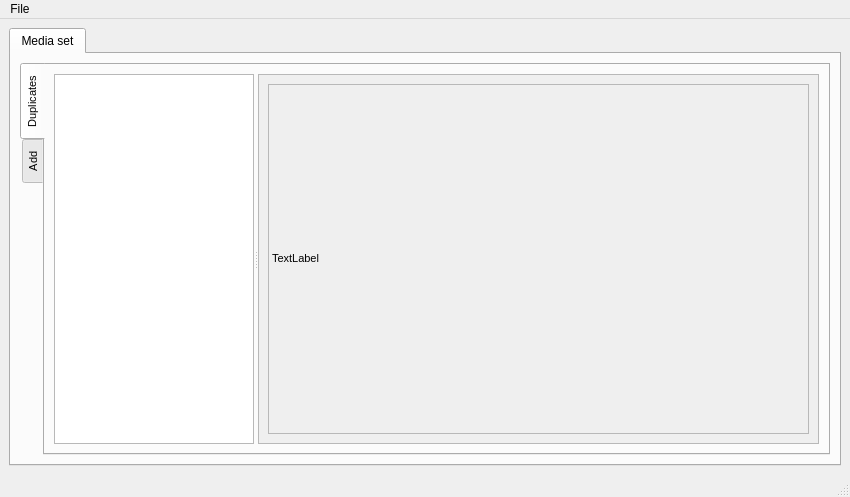
<?xml version="1.0" encoding="UTF-8"?>
<ui version="4.0">
 <class>cfm_window</class>
 <widget class="QMainWindow" name="cfm_window">
  <property name="geometry">
   <rect>
    <x>0</x>
    <y>0</y>
    <width>850</width>
    <height>497</height>
   </rect>
  </property>
  <property name="windowTitle">
   <string>Camera Files Manager</string>
  </property>
  <widget class="QWidget" name="centralwidget">
   <layout class="QVBoxLayout" name="verticalLayout_2">
    <item>
     <layout class="QVBoxLayout" name="verticalLayout">
      <item>
       <widget class="QTabWidget" name="media_set_tab">
        <property name="currentIndex">
         <number>0</number>
        </property>
        <widget class="QWidget" name="media_set">
         <attribute name="title">
          <string>Media set</string>
         </attribute>
         <layout class="QVBoxLayout" name="verticalLayout_3">
          <item>
           <widget class="QSplitter" name="splitter">
            <property name="orientation">
             <enum>Qt::Horizontal</enum>
            </property>
            <widget class="QTabWidget" name="tabWidget">
             <property name="font">
              <font>
               <pointsize>8</pointsize>
               <weight>50</weight>
               <bold>false</bold>
               <stylestrategy>PreferDefault</stylestrategy>
              </font>
             </property>
             <property name="tabPosition">
              <enum>QTabWidget::West</enum>
             </property>
             <property name="tabShape">
              <enum>QTabWidget::Rounded</enum>
             </property>
             <property name="currentIndex">
              <number>0</number>
             </property>
             <property name="elideMode">
              <enum>Qt::ElideNone</enum>
             </property>
             <property name="documentMode">
              <bool>false</bool>
             </property>
             <property name="tabsClosable">
              <bool>false</bool>
             </property>
             <property name="movable">
              <bool>false</bool>
             </property>
             <widget class="QWidget" name="duplicates">
              <attribute name="icon">
               <iconset>
                <normaloff>C:/Users/g555329/Desktop/hopstarter-soft-scraps-button-add.ico</normaloff>C:/Users/g555329/Desktop/hopstarter-soft-scraps-button-add.ico</iconset>
              </attribute>
              <attribute name="title">
               <string>Duplicates</string>
              </attribute>
              <layout class="QHBoxLayout" name="horizontalLayout">
               <item>
                <widget class="QSplitter" name="splitter_2">
                 <property name="orientation">
                  <enum>Qt::Horizontal</enum>
                 </property>
                 <widget class="QListWidget" name="duplicate_type_list">
                  <property name="maximumSize">
                   <size>
                    <width>200</width>
                    <height>16777215</height>
                   </size>
                  </property>
                 </widget>
                 <widget class="QScrollArea" name="scrollbar_thumbnails">
                  <property name="styleSheet">
                   <string notr="true"/>
                  </property>
                  <property name="widgetResizable">
                   <bool>true</bool>
                  </property>
                  <widget class="QWidget" name="scrollAreaWidgetContents">
                   <property name="geometry">
                    <rect>
                     <x>0</x>
                     <y>0</y>
                     <width>552</width>
                     <height>366</height>
                    </rect>
                   </property>
                   <layout class="QHBoxLayout" name="horizontalLayout_3">
                    <item>
                     <widget class="QLabel" name="label">
                      <property name="cursor">
                       <cursorShape>ArrowCursor</cursorShape>
                      </property>
                      <property name="mouseTracking">
                       <bool>true</bool>
                      </property>
                      <property name="focusPolicy">
                       <enum>Qt::WheelFocus</enum>
                      </property>
                      <property name="contextMenuPolicy">
                       <enum>Qt::PreventContextMenu</enum>
                      </property>
                      <property name="frameShape">
                       <enum>QFrame::StyledPanel</enum>
                      </property>
                      <property name="frameShadow">
                       <enum>QFrame::Plain</enum>
                      </property>
                      <property name="text">
                       <string>TextLabel</string>
                      </property>
                     </widget>
                    </item>
                   </layout>
                  </widget>
                 </widget>
                </widget>
               </item>
              </layout>
             </widget>
             <widget class="QWidget" name="add">
              <attribute name="title">
               <string>Add</string>
              </attribute>
             </widget>
            </widget>
           </widget>
          </item>
         </layout>
        </widget>
       </widget>
      </item>
     </layout>
    </item>
   </layout>
  </widget>
  <widget class="QMenuBar" name="menubar">
   <property name="geometry">
    <rect>
     <x>0</x>
     <y>0</y>
     <width>850</width>
     <height>21</height>
    </rect>
   </property>
   <widget class="QMenu" name="menuFile">
    <property name="title">
     <string>File</string>
    </property>
    <addaction name="actionOpen"/>
   </widget>
   <addaction name="menuFile"/>
  </widget>
  <widget class="QStatusBar" name="statusbar"/>
  <action name="actionOpen">
   <property name="text">
    <string>Open</string>
   </property>
  </action>
 </widget>
 <resources>
  <include location="resources.qrc"/>
 </resources>
 <connections/>
</ui>
